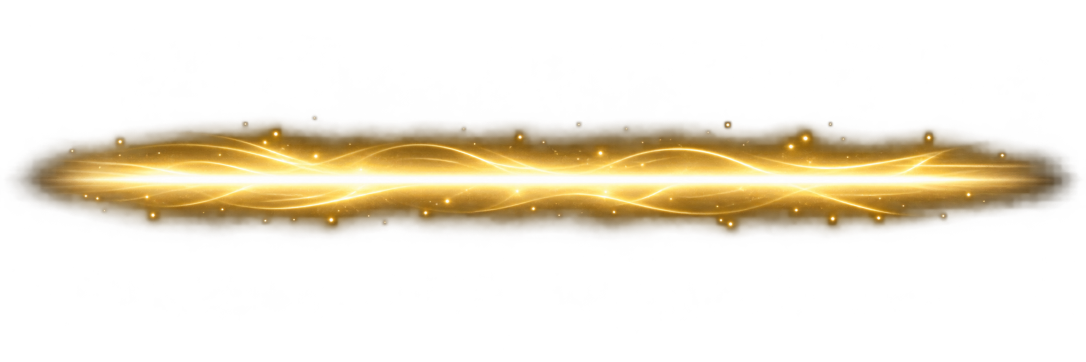
#> input picture grafica/santuario/Scia di luce dorata scintillante.png, 2172 x 724 px, found by its file name (shown at 1/2 size)
$ python prepara-immagini.py
#> lines starting #> are read from the running program, lines starting #| are printed output that depends on the picture
import json, os, numpy as np
from PIL import Image
from scipy import ndimage as nd
OUT="/tmp/prova-colpi/as"
G='grafica/'
def load(f, fix=None):
    im=Image.open(G+f).convert('RGBA'); a=np.asarray(im).astype(np.float32)
#> in load, im is the input picture: PIL image 2172x724 RGBA; mean R, G, B, A 45.6, 35.7, 16.4, 50.9
    if fix=='gocce':
        a[...,3]=np.clip((a[...,3]-55)/(255-55),0,1)*255
    if fix=='black':
        mx=a[...,:3].max(-1); dark=mx<38
        lab,_=nd.label(dark); edge=set(np.unique(np.r_[lab[0],lab[-1],lab[:,0],lab[:,-1]]))-{0}
        bg=np.isin(lab,list(edge))
        bg=nd.binary_dilation(bg,iterations=1)&(mx<70)
        al=np.where(bg,np.clip((mx-6)/50,0,1),1.0)
        al=nd.gaussian_filter(al,0.8)
        a[...,3]=al*255
    if fix=='alone':
        # alone scuro opaco intorno al soggetto: tengo solo i colori caldi/chiari, chiudo i buchi, tengo il pezzo più grande e sfumo il bordo
        r,g,b,A=a[...,0],a[...,1],a[...,2],a[...,3]
        m=(((r-b)>8)|((r+g+b)>420))&(A>60)
        m=nd.binary_opening(m,iterations=2); m=nd.binary_closing(m,structure=np.ones((3,3)),iterations=10); m=nd.binary_fill_holes(m)
        lab,n=nd.label(m); sz=nd.sum(m,lab,range(1,n+1)); m=nd.binary_erosion(lab==(np.argmax(sz)+1),iterations=3)
        a[...,3]=nd.gaussian_filter(m.astype(np.float32),2.5)*255
    return Image.fromarray(a.astype(np.uint8),'RGBA')
def crop(im,pad=4):
#> in one, `im = crop(im) if docrop else im`:
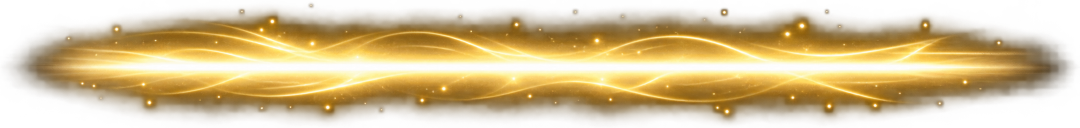
#> im: PIL image 2159x256 RGBA (shown at 1/2 size); mean R, G, B, A 129.8, 101.4, 46.7, 144.8; transparent parts drawn white
    al=np.asarray(im)[...,3]; ys,xs=np.where(al>8)
    if not len(xs): return im
    x0,x1,y0,y1=max(0,xs.min()-pad),min(im.width,xs.max()+pad+1),max(0,ys.min()-pad),min(im.height,ys.max()+pad+1)
    return im.crop((x0,y0,x1,y1))
def save(im,key,mx,q=82):
#> called with key = 's_beam', mx = 1000, q = 82
    im=im.copy(); im.thumbnail((mx,mx),Image.LANCZOS)
#> after `im.thumbnail((mx, mx), Image.LANCZOS)`:
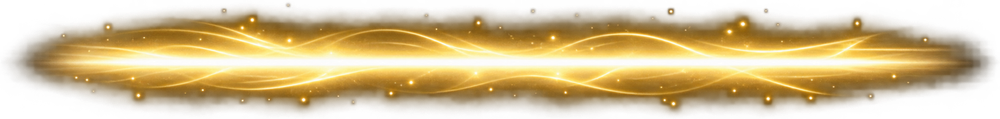
#> im: PIL image 1000x119 RGBA; mean R, G, B, A 129.5, 101.2, 46.4, 144.8; transparent parts drawn white
    p=f'{OUT}/{key}.webp'; im.save(p,'WEBP',quality=q,method=6); return {'k':key,'w':im.width,'h':im.height,'b':os.path.getsize(p)}
def one(f,key,mx,fix=None,docrop=True,q=82):
    im=load(f,fix); im=crop(im) if docrop else im; return [save(im,key,mx,q)]
def sheet(f,key,mx,fix=None,minfrac=.002,q=82):
    im=load(f,fix); al=np.asarray(im)[...,3]>20
    al=nd.binary_dilation(al,iterations=6)
    lab,n=nd.label(al); objs=nd.find_objects(lab); res=[]
    areas=[(lab[s]==i+1).sum() for i,s in enumerate(objs)]
    tot=al.size; i2=0
    order=sorted(range(n),key=lambda i:(objs[i][0].start//200,objs[i][1].start))
    for i in order:
        if areas[i]<tot*minfrac: continue
        s=objs[i]; piece=np.asarray(im).copy(); m=(lab==i+1)
        piece[...,3]=np.where(m,piece[...,3],0)
        p=Image.fromarray(piece,'RGBA').crop((s[1].start,s[0].start,s[1].stop,s[0].stop))
        res.append(save(crop(p,2),f'{key}{i2}',mx,q)); i2+=1
    return res
M={}
def T(t,k,v): M.setdefault(t,{})[k]=v
os.makedirs(OUT,exist_ok=True)
# Santuario
T('santuario','beam',  one('santuario/Scia di luce dorata scintillante.png','s_beam',1000))
T('santuario','beam2', one('santuario/Nastro di luce dorata con piume candide.png','s_beam2',1000))
#> call 2 of one, with key = 's_beam2', mx = 1000, docrop = True, q = 82
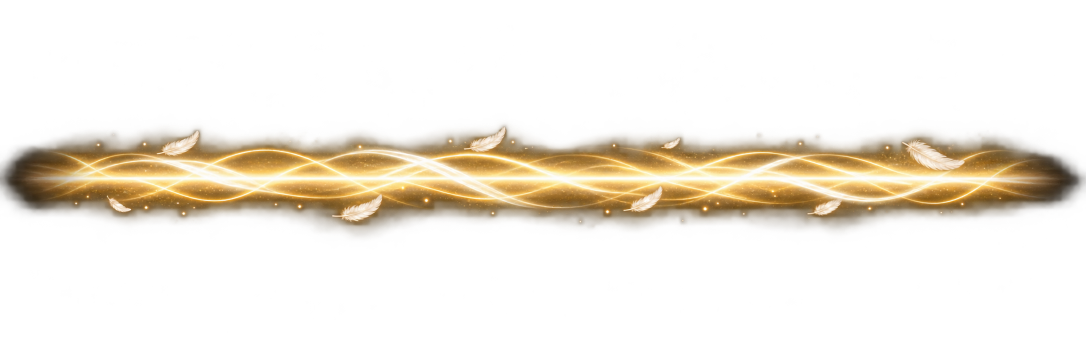
#> input picture grafica/santuario/Nastro di luce dorata con piume candide.png, 2172 x 724 px, found by its file name (shown at 1/2 size)
#> in load, im is the input picture: PIL image 2172x724 RGBA; mean R, G, B, A 39.7, 31.6, 18.5, 45.5
#> in one (call 2), `im = crop(im) if docrop else im`:
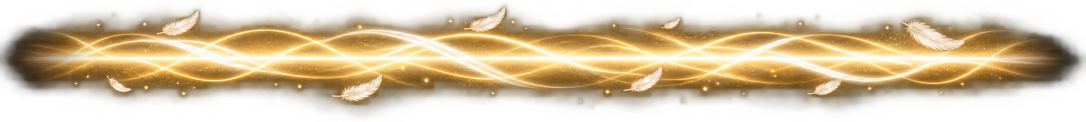
#> im: PIL image 2172x243 RGBA (shown at 1/2 size); mean R, G, B, A 118.3, 94, 55.2, 135.6; transparent parts drawn white
#> call 2 of save, with key = 's_beam2', mx = 1000, q = 82
#> in save (call 2), `im.thumbnail((mx, mx), Image.LANCZOS)`:
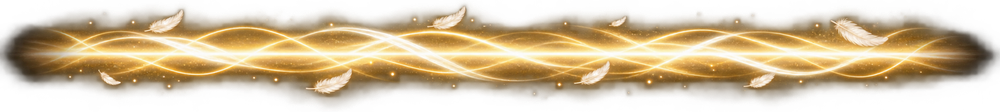
#> im: PIL image 1000x112 RGBA; mean R, G, B, A 117.9, 93.7, 55, 135.6; transparent parts drawn white
#> (the run stopped early here; a loop or call above may not have finished)
